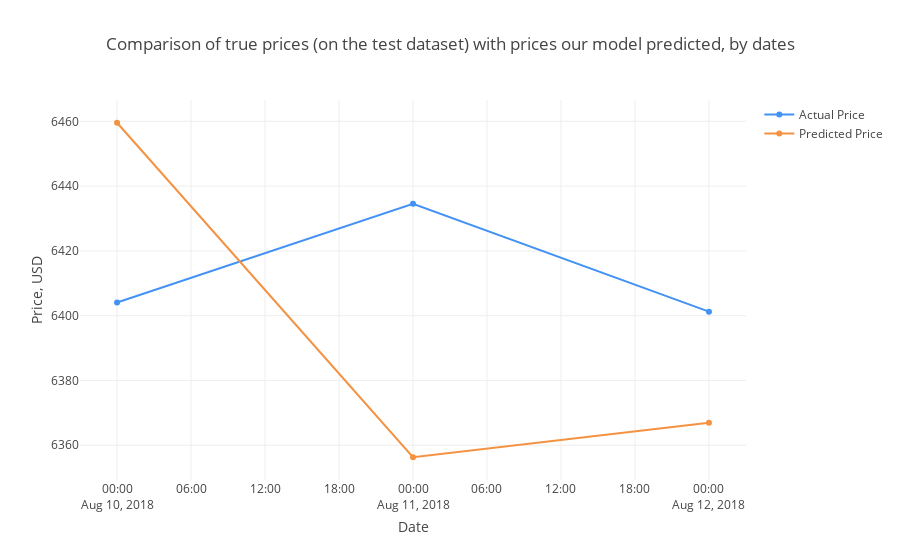

Notebook code for this chart:
### Code cell
# Ahora se extrae con el formato de fechas y se traza 
Test_Dates =df_evaluation_x['total_number_btc'].index

trace1 = go.Scatter(x=Test_Dates, y=observated_evaluation, name= 'Actual Price',
                   line = dict(color = ('rgb(66, 146, 244)'),width = 2))
trace2 = go.Scatter(x=Test_Dates, y=predicted_evaluation, name= 'Predicted Price',
                   line = dict(color = ('rgb(244, 146, 65)'),width = 2))
data = [trace1, trace2]
layout = dict(title = 'Comparison of true prices (on the test dataset) with prices our model predicted, by dates',
             xaxis = dict(title = 'Date'), yaxis = dict(title = 'Price, USD'))
fig = dict(data=data, layout=layout)
py.iplot(fig, filename='results_demonstrating1')

### Figure 1 — Plotly figure (JSON) as saved in the notebook; plotly's stock layout.template omitted (floating-point values rounded to 4 significant figures)
{"data": [{"line": {"color": "rgb(66, 146, 244)", "width": 2}, "name": "Actual Price", "type": "scatter", "x": ["2018-08-10", "2018-08-11", "2018-08-12", "2018-08-13", "2018-08-14", "2018-08-15", "2018-08-16", "2018-08-17", "2018-08-18", "2018-08-19", "2018-08-20", "2018-08-21", "2018-08-22"], "y": [6404.0, 6435.0, 6401.0]}, {"line": {"color": "rgb(244, 146, 65)", "width": 2}, "name": "Predicted Price", "type": "scatter", "x": ["2018-08-10", "2018-08-11", "2018-08-12", "2018-08-13", "2018-08-14", "2018-08-15", "2018-08-16", "2018-08-17", "2018-08-18", "2018-08-19", "2018-08-20", "2018-08-21", "2018-08-22"], "y": [6460.0, 6356.0, 6367.0]}], "layout": {"title": "Comparison of true prices (on the test dataset) with prices our model predicted, by dates", "xaxis": {"title": "Date"}, "yaxis": {"title": "Price, USD"}}}
